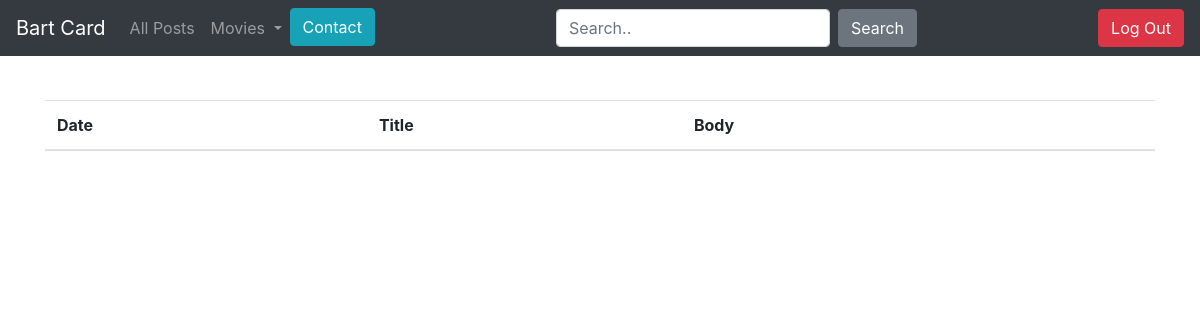
Before: /unpublished_list (signed in) with the older database file.
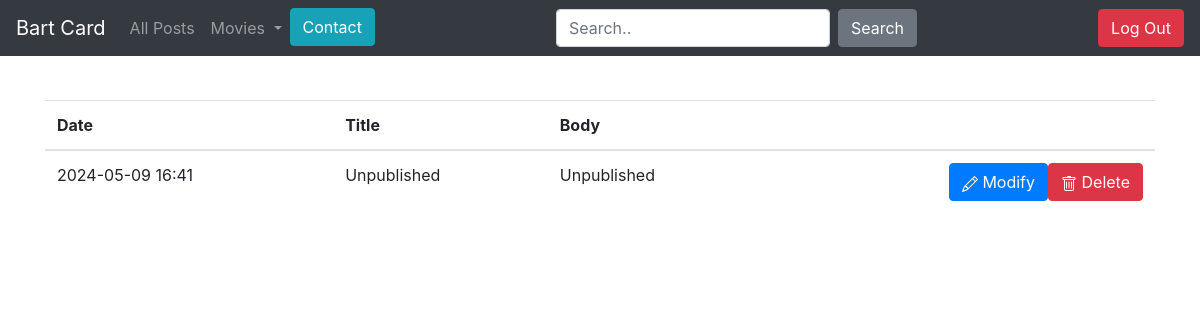
After: the same page with the newer database file.
### blog/models.py (models this page shows)
class Entry(db.Model):
    id = db.Column(db.Integer, primary_key=True)
    title = db.Column(db.String(80), nullable=False)
    body = db.Column(db.Text, nullable=False)
    pub_date = db.Column(db.DateTime, nullable=False,
                         default=datetime.datetime.utcnow)
    is_published = db.Column(db.Boolean, default=False)
    comments = db.relationship('Comment', backref='entry', lazy=True)

### blog/routes.py (the view)
@app.route('/unpublished_list', methods=['GET'])
@login_required
def unpublished_list():
    un_list = Entry.query.filter_by(is_published=False).order_by(Entry.pub_date.desc())
    return render_template('unpublished_list.html', un_list=un_list)

### blog/routes.py (called while the page is built)
def get_list_types():
    return LIST_TYPES

@app.context_processor
def inject_list_types():
    return dict(list_types=get_list_types())

@app.context_processor
def utility_processor():
    def tmdb_image_url(path,size):
        return tmdb_client.get_poster_url(path,size)
    return {'tmdb_image_url': tmdb_image_url}

def login_required(view_func):
    @functools.wraps(view_func)
    def check_permissions(*args,**kwargs):
        if session.get('logged_in'):
            return view_func(*args, **kwargs)
        return redirect(url_for('login_page', next=request.path))
    return check_permissions

### blog/templates/unpublished_list.html (shortened to what this page needs)
{% extends 'base.html' %}
{% block content %}
<table class="table">
    <thead>
        <th scope="col">Date</th>
        <th scope="col">Title</th>
        <th scope="col">Body</th>
        <th scope="col" ></th>
    </thead>
    <tbody>
        {% for post in un_list %}
        <tr>
            <td>
                {{post.pub_date.strftime("%Y-%m-%d %H:%M")}}
            </td>
            <td>
                {{post.title}}
            </td>
            <td>{{post.body|truncate(10,true)}}</td>
            <td class="text-right">
                <form action="{{ url_for('delete_entry') }}" method="post" class="float-right">
                    <button type="submit" class="btn btn-danger ">
                        Delete
                    </button>
                </form>
                <a href={{url_for('edit_entry', entry_id=post.id)}} class="btn btn-primary">
                    Modify
                </a>
            </td>
        </tr>
        {% endfor %}
    </tbody>
</table>
{% endblock content %}

Changed rows visible on the page:
added Entry: pub_date "2024-05-09 16:41", title "Unpublished", body "Unpublished"
